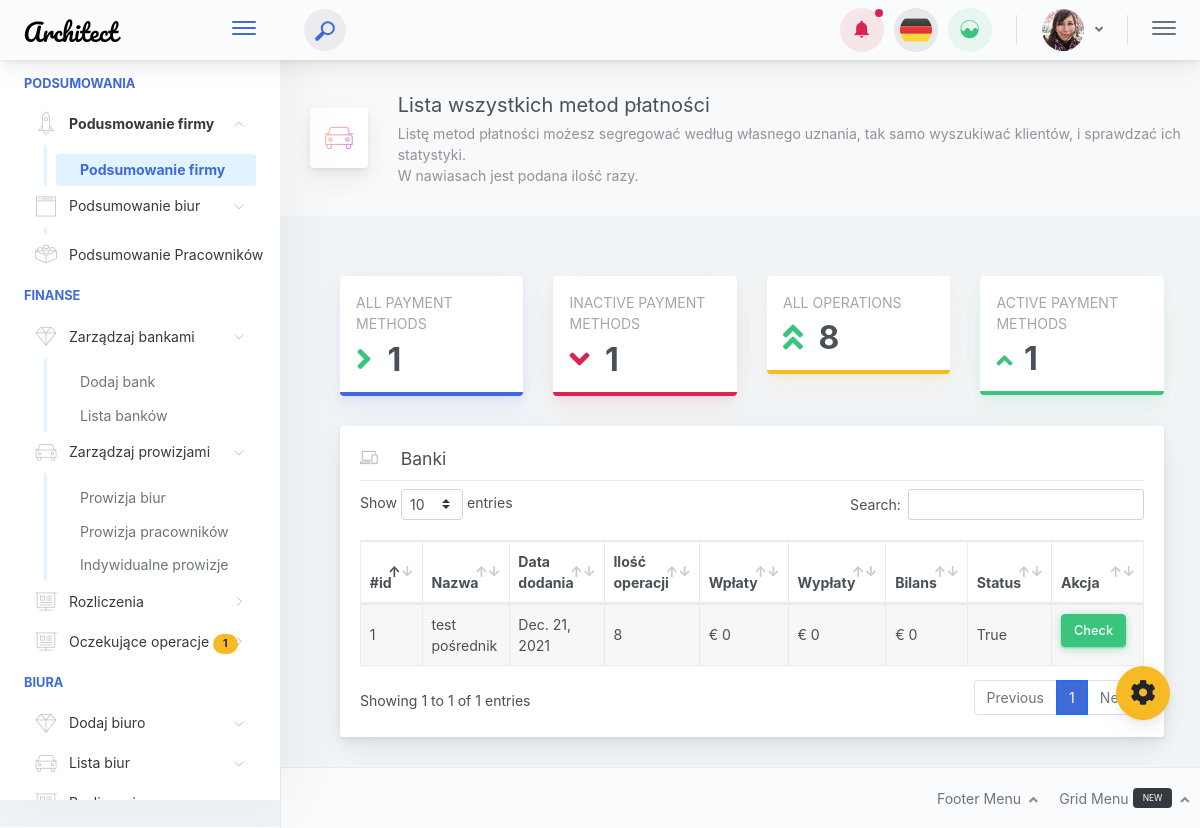
Before: /crm/BankList with the older database file.
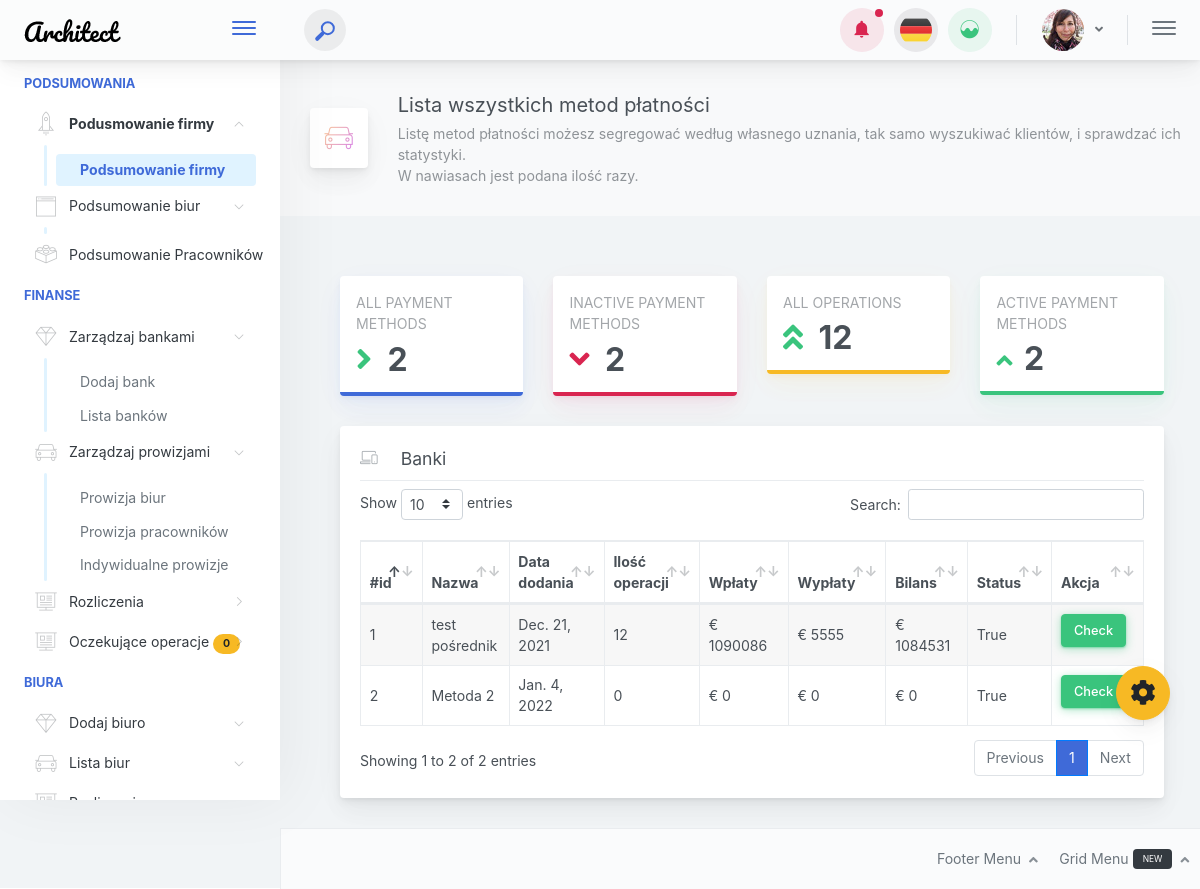
After: the same page with the newer database file.
### crm/models.py (models this page shows, shortened)
class Bank(models.Model):
    class Meta:
        verbose_name = 'Bank'
        verbose_name_plural = 'Banks'
    name = models.CharField(max_length=64)
    type = models.CharField(max_length=20)
    iban = models.CharField(max_length=128, blank=True, null=True)
    wallet = models.CharField(max_length=128, blank=True, null=True)
    owner = models.CharField(max_length=64, blank=True, null=True)
    swift = models.CharField(max_length=20, blank=True, null=True)
    country = models.CharField(max_length=20, blank=True, null=True)
    adres = models.TextField(max_length=128, blank=True, null=True)
    reg_date = models.DateField(blank=True, null=True)
    active = models.BooleanField()
    @property
    def bank_amount_depo(self):
        bank_depo = Operation.objects.filter(bank_id=self).filter(status_id=5).aggregate(Sum('cash')).get('cash__sum')
        bank_wd = Operation.objects.filter(bank_id=self).filter(
            status_id=5).filter(type_id=3).aggregate(Sum('cash')).get('cash__sum')
        if bank_wd is None:
            bank_wd = 0
        if bank_depo is None:
            bank_depo = 0
        return bank_depo - bank_wd
    @property
    def bank_amount_wd(self):
        bank_wd = Operation.objects.filter(bank_id=self).filter(
            status_id=5).filter(type_id=3).aggregate(Sum('cash')).get('cash__sum')
        if bank_wd is None:
            bank_wd = 0
        return bank_wd
    @property
    def bank_amount_operation_count(self):
        bank_count = Operation.objects.filter(bank_id=self).count()
        if bank_count is None:
            bank_count = 0
        return bank_count
    @property
    def bank_amount_bilans(self):
        bank_depo = Operation.objects.filter(bank_id=self).filter(status_id=5).aggregate(Sum('cash')).get('cash__sum')
        bank_wd = Operation.objects.filter(bank_id=self).filter(
            status_id=5).filter(type_id=3).aggregate(Sum('cash')).get('cash__sum')
        if bank_wd is None:
            bank_wd = 0
        if bank_depo is None:
            bank_depo = 0
        return bank_depo - (2 * bank_wd)

### crm/views.py (the view)
# urls.py: path('BankList', views.bank_list, name='bank_list'),
def bank_list(req):
    operation = Operation.objects.all()
    bank = Bank.objects.all()
    contex = {
        'operation': operation,
        'bank': bank,
    }
    if req.method == 'POST':
        bank = Bank.objects.get(pk=req.POST['bank-id'])
        return redirect('bank', bank_id=bank.id)
    return render(req, 'bank_list.html', contex)

### crm/templatetags/extra_tags.py (called while the page is built)
@register.simple_tag
def pending_aproved():
    return Operation.objects.filter(status_id=1).count()

### templates/bank_list.html (shortened to what the changed rows need)
{%  extends 'masterpage.html' %}
{% load static %}
{% block mainblock %}
<div class="app-main__inner">
<div class="row">
                        <div class="col-md-6 col-lg-3">
                            <div class="widget-chart widget-chart2 text-left mb-3 card-btm-border card-shadow-primary border-primary card">
                                <div class="widget-chat-wrapper-outer">
                                    <div class="widget-chart-content">
                                        <div class="widget-numbers mt-2 fsize-4 mb-0 w-100">
                                            <div class="widget-chart-flex align-items-center">
                                                <div>
                                                    <span class="opacity-10 text-success pr-2">
                                                    </span>
                                                    {{ bank.count }}
                                                </div>
                                            </div>
                                        </div>
                                    </div>
                                </div>
                            </div>
                        </div>
                        <div class="col-md-6 col-lg-3">
                            <div class="widget-chart widget-chart2 text-left mb-3 card-btm-border card-shadow-danger border-danger card">
                                <div class="widget-chat-wrapper-outer">
                                    <div class="widget-chart-content">
                                        <div class="widget-numbers mt-2 fsize-4 mb-0 w-100">
                                            <div class="widget-chart-flex align-items-center">
                                                <div>
                                                    <span class="opacity-10 text-danger pr-2">
                                                    </span>
                                                    {{ bank.count }}
                                                </div>
                                            </div>
                                        </div>
                                    </div>
                                </div>
                            </div>
                        </div>
                        <div class="col-md-6 col-lg-3">
                            <div class="widget-chart widget-chart2 text-left mb-3 card-btm-border card-shadow-warning border-warning card">
                                <div class="widget-chat-wrapper-outer">
                                    <div class="widget-chart-content">
                                        <div class="widget-numbers mt-2 fsize-4 mb-0 w-100">
                                            <div class="widget-chart-flex align-items-center">
                                                <div>
                                                    <span class="opacity-10 text-success pr-2">
                                                    </span>
                                                    {{ operation.count }}
                                                </div>
                                            </div>
                                        </div>
                                    </div>
                                </div>
                            </div>
                        </div>
                        <div class="col-md-6 col-lg-3">
                            <div class="widget-chart widget-chart2 text-left mb-3 card-btm-border card-shadow-success border-success card">
                                <div class="widget-chat-wrapper-outer">
                                    <div class="widget-chart-content">
                                        <div class="widget-numbers mt-2 fsize-4 mb-0 w-100">
                                            <div class="widget-chart-flex align-items-center">
                                                <div>
                                                    <small class="fa fa-angle-up text-success pr-1"></small>
                                                    {{ bank.count }}
                                                </div>
                                            </div>
                                        </div>
                                    </div>
                                </div>
                            </div>
                        </div>
                    </div>
    <div class="main-card mb-3 card">
                        <div class="card-body">
                        <div class="card-header-title font-size-lg text-capitalize font-weight-normal"><i class="header-icon lnr-laptop-phone mr-3 text-muted opacity-6"> </i>Banki</div>
                        <div tabindex="-1" class="dropdown-divider"></div>
                            <table style="width: 100%;" id="example" class="table table-hover table-striped table-bordered">
                                <thead>
                                <tr>
                                    <th>#id</th>
                                    <th>Nazwa</th>
                                    <th>Data dodania</th>
                                    <th>Ilość operacji</th>
                                    <th>Wpłaty</th>
                                    <th>Wypłaty</th>
                                    <th>Bilans</th>
                                    <th>Status</th>
                                    <th>Akcja</th>
                                </tr>
                                </thead>
                                <tbody>
                                {%  for c in bank %}
                                <tr>
                                    <td>{{ c.pk }}</td>
                                    <td>{{ c.name }}</td>
                                    <td>{{ c.reg_date }}</td>
                                    <td>{{ c.bank_amount_operation_count }}</td>
                                    <td>€ {{ c.bank_amount_depo }}</td>
                                    <td>€ {{c.bank_amount_wd}}</td>
                                    <td>€ {{ c.bank_amount_bilans }}</td>
                                    <td>{{ c.active}}</td>
                                    <td>
                                        <form method="POST">
                                            <button type="submit" class="mb-2 mr-2 btn btn-shadow btn-success">Check
                                            </button>
                                        </form>
                                    </td>
                                    {% endfor %}
                                </tr>
                                </tbody>
                            </table>
                        </div>
                    </div>
                </div>
{% endblock %}

Changed rows visible on the page:
computed for Bank "test pośrednik": bank_amount_operation_count "8" → "12"; bank_amount_depo "0" → "1090086"; bank_amount_wd "0" → "5555"; bank_amount_bilans "0" → "1084531"
added Bank: pk "2", name "Metoda 2", reg_date "Jan. 4, 2022", bank_amount_operation_count "0", bank_amount_depo "0", bank_amount_wd "0", bank_amount_bilans "0", active "True"
Other visible differences:
{{ bank.count }}: "1" → "2"
{{ operation.count }}: "8" → "12"
text written by a page script: "Show entries Search: Showing 1 to 1 of 1 entries Previous 1 Next" → "Show entries Search: Showing 1 to 2 of 2 entries Previous 1 Next"
text no longer shown: "1"
text now shown: "0"
